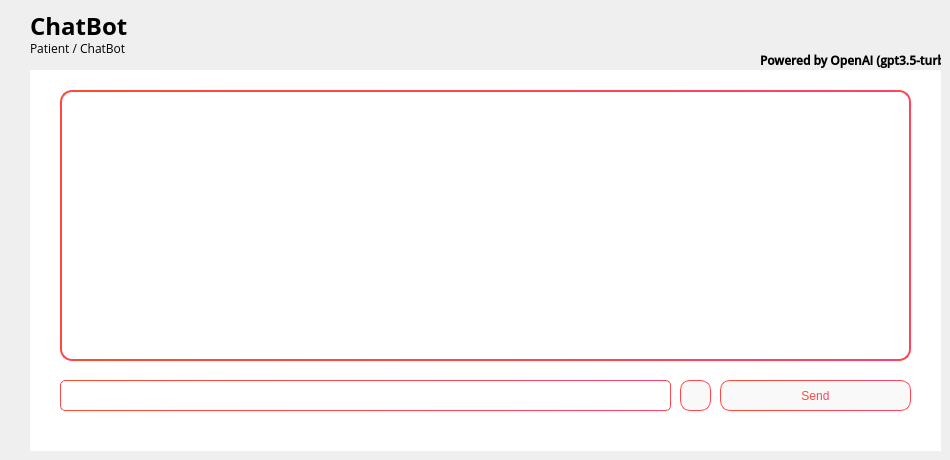
    <widget class="QWidget" name="page">
     <widget class="QLabel" name="label_17">
      <property name="geometry">
       <rect>
        <x>30</x>
        <y>40</y>
        <width>201</width>
        <height>16</height>
       </rect>
      </property>
      <property name="font">
       <font>
        <family>Open Sans</family>
       </font>
      </property>
      <property name="text">
       <string>Patient / ChatBot</string>
      </property>
     </widget>
     <widget class="QLabel" name="label_19">
      <property name="geometry">
       <rect>
        <x>30</x>
        <y>10</y>
        <width>381</width>
        <height>31</height>
       </rect>
      </property>
      <property name="font">
       <font>
        <family>Open Sans</family>
        <pointsize>18</pointsize>
        <weight>75</weight>
        <bold>true</bold>
       </font>
      </property>
      <property name="text">
       <string>ChatBot</string>
      </property>
     </widget>
     <widget class="QWidget" name="widget_5" native="true">
      <property name="geometry">
       <rect>
        <x>30</x>
        <y>70</y>
        <width>911</width>
        <height>381</height>
       </rect>
      </property>
      <property name="styleSheet">
       <string notr="true">QWidget{
	background-color: white;
}

QLineEdit {
    border: 1px solid qlineargradient(x1:0, y1:0, x2:1, y2:0, stop:0 #FF4B2B, stop:1 #FF416C);
    border-radius: 5px;
    padding: 5px 15px;
    background-color: white;
    color: black;
    font-size: 12px;
}

QLineEdit:focus {
    border: 1px solid qlineargradient(x1:0, y1:0, x2:1, y2:0, stop:0 #32CD32, stop:1 #00FFFF);
}

QLineEdit:disabled {
    background-color: #F0F0F0;
    color: #A0A0A0;
}

QLineEdit:read-only {
    background-color: #F0F0F0;
    color: #A0A0A0;
}

QLineEdit::hover {
    border: 1px solid qlineargradient(x1:0, y1:0, x2:1, y2:0, stop:0 #BEBEBE, stop:1 #A4A4A4);
}

QLineEdit::selected {
    background-color: qlineargradient(x1:0, y1:0, x2:1, y2:0, stop:0 #FF4B2B, stop:1 #FF416C);
    color: white;
}
QCheckBox {
    spacing: 10px;
	
	font: 12pt &quot;Open Sans Light&quot;;
}

QCheckBox::indicator {
    width: 35px;
    height: 35px;
}

QCheckBox::indicator:unchecked {
    image: url(:assets/icons/unchecked.png);
}

QCheckBox::indicator:checked {
    image: url(:assets/icons/checked.png);
}

QDateEdit {
    border: none;
    background-color: rgb(255, 255, 255);
    color: black;
    font-size: 16px;
    font-weight: normal;
    padding: 5px;
    border-radius: 5px;
}

QDateEdit::drop-down {
    background-color: transparent;
    image: url(:/assets/icons/cil-arrow-bottom_black.png);
    width: 20px;
    height: 20px;
}

QDateEdit::down-arrow {
    image: url(:/assets/icons/cil-arrow-bottom_black.png);
}

QDateEdit::up-arrow {
    image: url(:/assets/icons/cil-arrow-top_black.png);
}

QDateEdit::down-button {
    image: url(:/assets/icons/cil-arrow-bottom_black.png);
}

QDateEdit::up-button {
    image: url(:/assets/icons/cil-arrow-top_black.png);
}

QDateEdit::calendarWidget {
    border: none;
    background-color: rgb(255, 255, 255);
    color: black;
    font-size: 16px;
    font-weight: normal;
    padding: 5px;
    border-radius: 5px;
}

QDateEdit::section {
    background-color: transparent;
    border: none;
}
QPushButton {
    border: 1px solid qlineargradient(x1:0, y1:0, x2:1, y2:0, stop:0 #FF4B2B, stop:1 #FF416C);
    border-radius: 10px;
    padding: 5px 15px;
    background: #f9f9f9;
    color: qlineargradient(x1:0, y1:0, x2:1, y2:0, stop:0 #FF4B2B, stop:1 #FF416C);
    font-size: 12px;
}

QPushButton:hover {
    background-color: qlineargradient(x1:0, y1:0, x2:1, y2:0, stop:0 #FF416C, stop:1 #FF4B2B);
	color: white;
}

QPushButton:pressed {
    background-color: qlineargradient(x1:0, y1:0, x2:1, y2:0, stop:0 #FF4B2B, stop:1 #FF416C);
    border: 2px solid #FF416C;
    padding: 4px 14px 6px 16px;
}

QPushButton:disabled {
    border: 1px solid qlineargradient(x1:0, y1:0, x2:1, y2:0, stop:0 #FF4B2B, stop:1 #FF416C);
    border-radius: 10px;
    padding: 5px 15px;
    background: lightgray;
    color: qlineargradient(x1:0, y1:0, x2:1, y2:0, stop:0 #FF4B2B, stop:1 #FF416C);
    font-size: 12px;
}

QPushButton:checked {
    border: 1px solid qlineargradient(x1:0, y1:0, x2:1, y2:0, stop:0 #FF4B2B, stop:1 #FF416C);
    border-radius: 10px;
    padding: 5px 15px;
    background: red;
    color: qlineargradient(x1:0, y1:0, x2:1, y2:0, stop:0 #FF4B2B, stop:1 #FF416C);
    font-size: 12px;
}

</string>
      </property>
      <widget class="QTextEdit" name="textEdit">
       <property name="geometry">
        <rect>
         <x>30</x>
         <y>20</y>
         <width>851</width>
         <height>271</height>
        </rect>
       </property>
       <property name="styleSheet">
        <string notr="true">QTextEdit {
    border: 2px solid qlineargradient(x1:0, y1:0, x2:1, y2:0, stop:0 #FF4B2B, stop:1 #FF416C);
	border-radius: 12px;
}


</string>
       </property>
      </widget>
      <widget class="QLineEdit" name="lineEdit_7">
       <property name="geometry">
        <rect>
         <x>30</x>
         <y>310</y>
         <width>611</width>
         <height>31</height>
        </rect>
       </property>
      </widget>
      <widget class="QPushButton" name="sendChatBtn">
       <property name="geometry">
        <rect>
         <x>690</x>
         <y>310</y>
         <width>191</width>
         <height>31</height>
        </rect>
       </property>
       <property name="text">
        <string>Send</string>
       </property>
      </widget>
      <widget class="QPushButton" name="pushButton_18">
       <property name="geometry">
        <rect>
         <x>650</x>
         <y>310</y>
         <width>31</width>
         <height>31</height>
        </rect>
       </property>
       <property name="cursor">
        <cursorShape>PointingHandCursor</cursorShape>
       </property>
       <property name="text">
        <string/>
       </property>
       <property name="icon">
        <iconset resource="assets.qrc">
         <normaloff>:/assets/icons/cil-microphone_black.png</normaloff>:/assets/icons/cil-microphone_black.png</iconset>
       </property>
       <property name="checkable">
        <bool>true</bool>
       </property>
       <property name="checked">
        <bool>false</bool>
       </property>
      </widget>
      <widget class="QLabel" name="label_49">
       <property name="geometry">
        <rect>
         <x>30</x>
         <y>20</y>
         <width>851</width>
         <height>281</height>
        </rect>
       </property>
       <property name="autoFillBackground">
        <bool>false</bool>
       </property>
       <property name="styleSheet">
        <string notr="true">background-color:transparent;</string>
       </property>
       <property name="text">
        <string/>
       </property>
       <property name="scaledContents">
        <bool>true</bool>
       </property>
      </widget>
     </widget>
     <widget class="QLabel" name="label_20">
      <property name="geometry">
       <rect>
        <x>760</x>
        <y>50</y>
        <width>181</width>
        <height>20</height>
       </rect>
      </property>
      <property name="font">
       <font>
        <family>Open Sans SemiBold</family>
        <weight>75</weight>
        <bold>true</bold>
       </font>
      </property>
      <property name="text">
       <string>Powered by OpenAI (gpt3.5-turbo)</string>
      </property>
     </widget>
    </widget>
